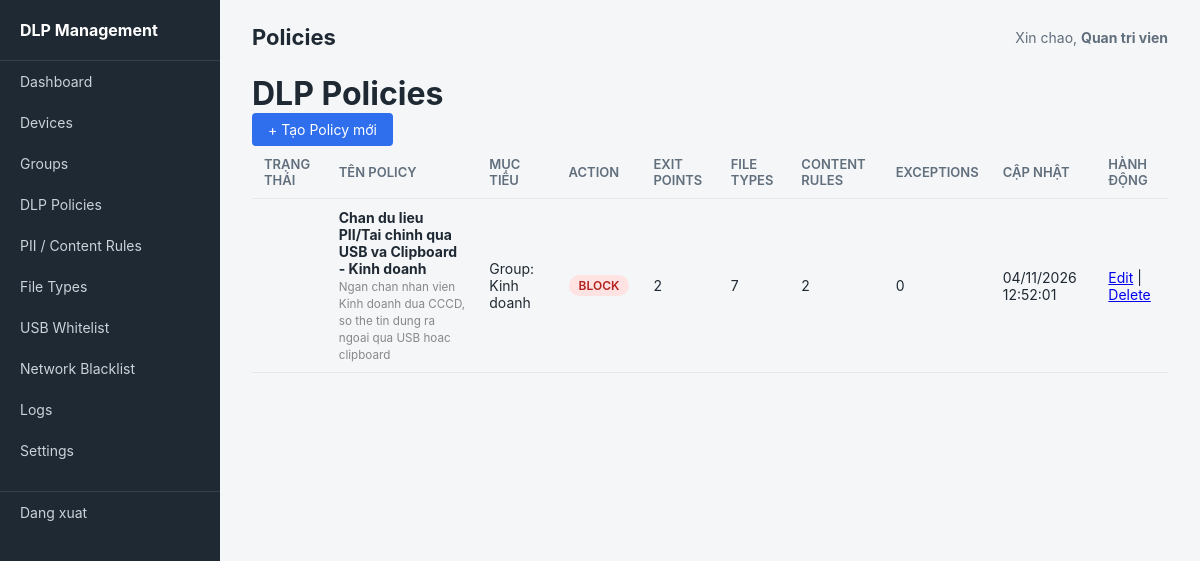
The app's page /admin/policies.php (signed in) with its own data.
### tables this page shows
CREATE TABLE dlp_policies (
    id                  INT PRIMARY KEY AUTO_INCREMENT,
    name                VARCHAR(150) NOT NULL,
    description         TEXT,
    target_type         ENUM('GROUP','DEVICE') NOT NULL,
    target_group_id     INT DEFAULT NULL,
    action              ENUM('BLOCK','REPORT_ONLY') NOT NULL DEFAULT 'REPORT_ONLY',
    is_active           BOOLEAN DEFAULT TRUE,
    created_by          VARCHAR(100),
    created_at          DATETIME DEFAULT CURRENT_TIMESTAMP,
    updated_at          DATETIME DEFAULT CURRENT_TIMESTAMP ON UPDATE CURRENT_TIMESTAMP,
    FOREIGN KEY (target_group_id) REFERENCES groups(id) ON DELETE CASCADE
);

CREATE TABLE groups (
    id              INT PRIMARY KEY AUTO_INCREMENT,
    name            VARCHAR(100) NOT NULL UNIQUE,
    description     TEXT,
    created_at      DATETIME DEFAULT CURRENT_TIMESTAMP
);

### includes/helpers.php (called while the page is built, shortened)
<?php
function h(?string $value): string {
    return htmlspecialchars($value ?? '', ENT_QUOTES, 'UTF-8');
}
function action_badge_class(string $action): string {
    return match ($action) {
        'BLOCK'        => 'badge-blocked',
        'REPORT_ONLY'  => 'badge-monitored',
        default        => '',
    };
}
function format_datetime(?string $dt): string {
    return date('d/m/Y H:i:s', strtotime($dt));
}

### admin/policies.php (the view, shortened to what this page needs)
<?php
require_once __DIR__ . '/../config/database.php';
require_once __DIR__ . '/../includes/helpers.php';
$sql = "
    SELECT
        p.*,
        g.name AS group_name,
        (SELECT COUNT(*) FROM dlp_policy_exit_points WHERE policy_id = p.id) AS exit_point_count,
        (SELECT COUNT(*) FROM dlp_policy_file_types WHERE policy_id = p.id) AS file_type_count,
        (SELECT COUNT(*) FROM dlp_policy_content_rules WHERE policy_id = p.id) AS rule_count,
        (SELECT COUNT(*) FROM dlp_policy_devices WHERE policy_id = p.id) AS device_target_count,
        (SELECT COUNT(*) FROM dlp_policy_exceptions WHERE policy_id = p.id) AS exception_count
    FROM dlp_policies p
    LEFT JOIN groups g ON p.target_group_id = g.id
    ORDER BY p.created_at DESC
";
$policies = $pdo->query($sql)->fetchAll();
require_once __DIR__ . '/../includes/layout_header.php';
?>
<div class="page-header">
    <h1>DLP Policies</h1>
    <a href="policy_form.php" class="btn btn-primary">+ Tạo Policy mới</a>
</div>
<table class="data-table">
    <thead>
        <tr>
            <th>Trạng thái</th>
            <th>Tên Policy</th>
            <th>Mục tiêu</th>
            <th>Action</th>
            <th>Exit Points</th>
            <th>File Types</th>
            <th>Content Rules</th>
            <th>Exceptions</th>
            <th>Cập nhật</th>
            <th>Hành động</th>
        </tr>
    </thead>
    <tbody>
        <?php foreach ($policies as $p): ?>
        <tr>
            <td>
            </td>
            <td><strong><?= h($p['name']) ?></strong><br><small style="color:#888;"><?= h($p['description']) ?></small></td>
            <td>
                <?php if ($p['target_type'] === 'GROUP'): ?>
                    Group: <?= h($p['group_name'] ?? '(đã xóa)') ?>
                <?php else: ?>
                    <?= $p['device_target_count'] ?> thiết bị cụ thể
                <?php endif; ?>
            </td>
            <td><span class="badge <?= action_badge_class($p['action']) ?>"><?= h($p['action']) ?></span></td>
            <td><?= $p['exit_point_count'] ?></td>
            <td><?= $p['file_type_count'] ?></td>
            <td><?= $p['rule_count'] ?></td>
            <td><?= $p['exception_count'] ?></td>
            <td><?= format_datetime($p['updated_at']) ?></td>
            <td>
                <a href="policy_form.php?id=<?= $p['id'] ?>">Edit</a> |
                <a href="?delete=<?= $p['id'] ?>" onclick="return confirm('Xóa policy này?')">Delete</a>
            </td>
        </tr>
        <?php endforeach; ?>
    </tbody>
</table>
<?php require_once __DIR__ . '/../includes/layout_footer.php'; ?>

### admin/assets/style.css (style rules this page uses)
* { box-sizing: border-box; margin: 0; padding: 0; }
body { font-family: -apple-system, "Segoe UI", Roboto, Arial, sans-serif; background: #f4f6f8; color: #1f2933; }
table { width: 100%; border-collapse: collapse; font-size: 14px; }
th, td { text-align: left; padding: 10px 12px; border-bottom: 1px solid #e4e7eb; }
th { color: #616e7c; font-weight: 600; font-size: 13px; text-transform: uppercase; }
.btn { display: inline-block; padding: 8px 16px; border-radius: 4px; border: none; font-size: 14px; cursor: pointer; text-decoration: none; }
.btn-primary { background: #2f6fed; color: #fff; }
.badge { display: inline-block; padding: 3px 10px; border-radius: 12px; font-size: 12px; font-weight: 600; }
.badge-blocked { background: #ffe3e3; color: #b3221d; }

### records on screen
dlp_policies: name "Chan du lieu PII/Tai chinh qua USB va Clipboard - Kinh doanh", description "Ngan chan nhan vien Kinh doanh dua CCCD, so the tin dung ra ngoai qua USB hoac clipboard", target_group.name "Kinh doanh", action "BLOCK", exit_point_count "2", file_type_count "7", rule_count "2", exception_count "0", updated_at "04/11/2026 12:52:01"

### other values on screen
$item['label'] "Dashboard"
$item['label'] "Devices"
$item['label'] "Groups"
$item['label'] "DLP Policies"
$item['label'] "PII / Content Rules"
$item['label'] "File Types"
$item['label'] "USB Whitelist"
$item['label'] "Network Blacklist"
$item['label'] "Logs"
$item['label'] "Settings"
$pageTitle "Policies"
current_admin_name() "Quan tri vien"
